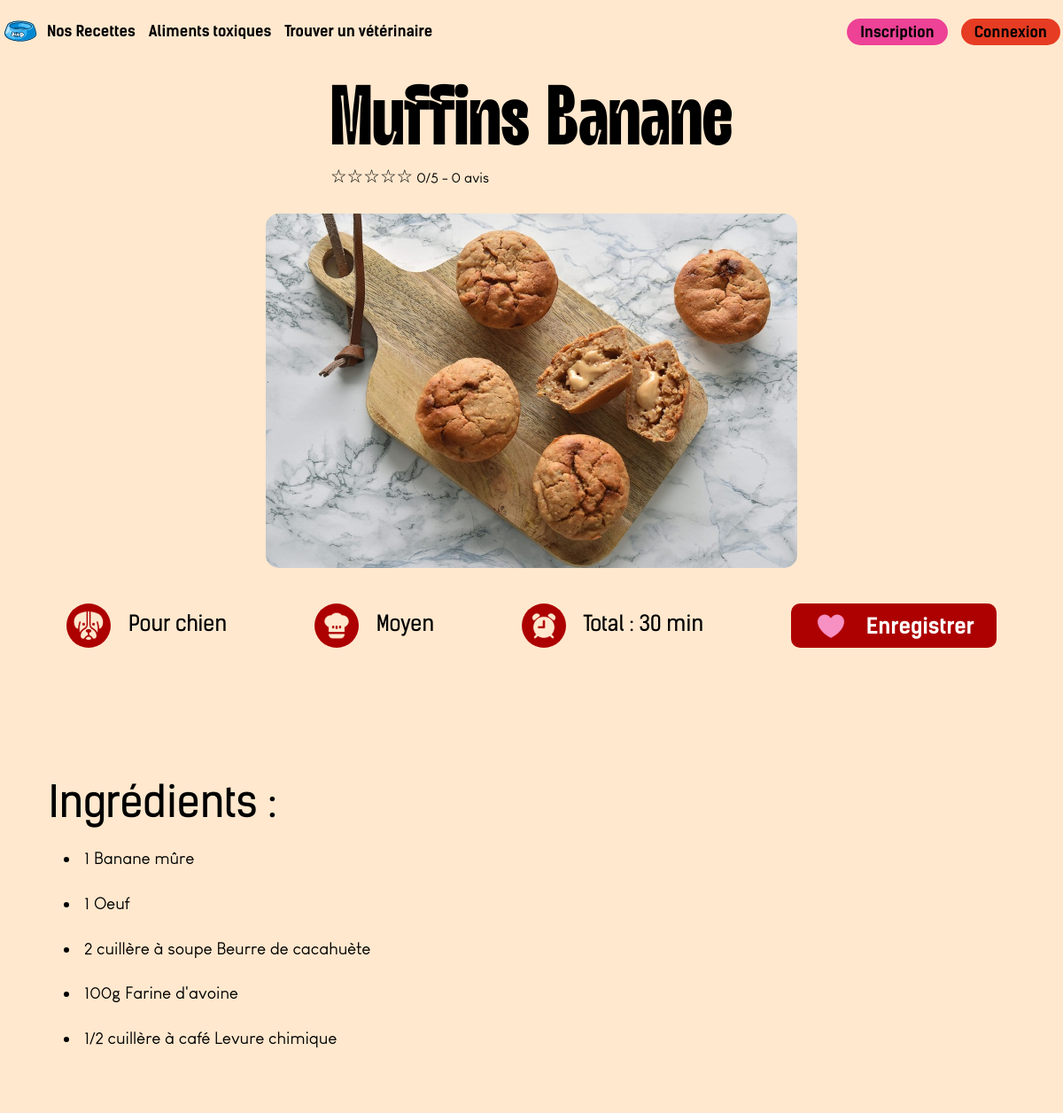
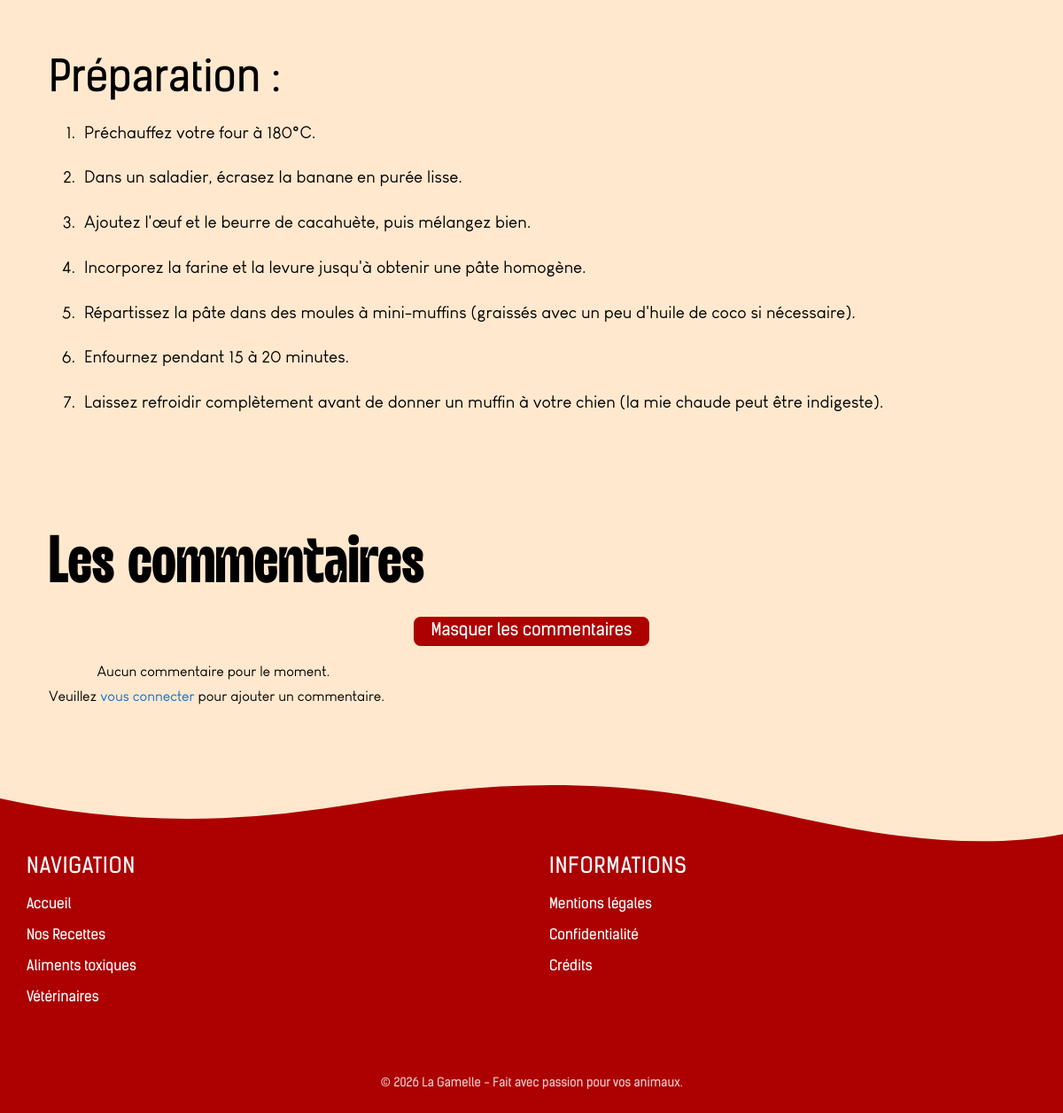
The app's page /vues/recette-detail.php?id=18 with its own data (2 pictures, top to bottom).
### tables this page shows
CREATE TABLE IF NOT EXISTS `recette` (
  `id_recette` int NOT NULL AUTO_INCREMENT,
  `nom_recette` varchar(50) NOT NULL,
  `contenu_recette` text NOT NULL,
  `image_recette` varchar(255) DEFAULT NULL,
  `temps` int NOT NULL,
  `categorie_recette` varchar(20) NOT NULL,
  `fk_utilisateur` int NOT NULL,
  `animal` varchar(5) NOT NULL,
  `niveau` int NOT NULL,
  PRIMARY KEY (`id_recette`)
);

CREATE TABLE IF NOT EXISTS `ingredient_recette` (
  `id` int NOT NULL AUTO_INCREMENT,
  `fk_recette` int NOT NULL,
  `fk_ingredient` int NOT NULL,
  `quantite` varchar(30) DEFAULT NULL,
  PRIMARY KEY (`id`)
);

CREATE TABLE IF NOT EXISTS `ingredient` (
  `id_ingredient` int NOT NULL AUTO_INCREMENT,
  `nom_ingredient` varchar(50) NOT NULL,
  PRIMARY KEY (`id_ingredient`)
);

### controleurs/recetteControleur.php (called while the page is built, shortened)
<?php
require_once __DIR__ . '/../modeles/recetteModele.php';
$is_detail_page = (basename($_SERVER['PHP_SELF']) === 'recette-detail.php');
if ($is_detail_page) {
    $id_recette = isset($_GET['id']) ? intval($_GET['id']) : 0;
    $recette = selectionRecette($db, $id_recette);
}
$ingredients = selectIngredients($db, $id_recette);
$commentaires = selectCommentaires($db, $id_recette);
?>

### modeles/recetteModele.php (called while the page is built, shortened)
<?php
function selectionRecette($db, $id_recette) {
    $query = $db->prepare("SELECT * FROM recette WHERE id_recette = ?");
    $query->execute([$id_recette]);
    return $query->fetch(PDO::FETCH_ASSOC);
}
function selectIngredients($db, $id_recette) {
    $stmtIng = $db->prepare("SELECT i.nom_ingredient, ir.quantite AS quantite_ingredient
                             FROM ingredient_recette ir
                             JOIN ingredient i ON ir.fk_ingredient = i.id_ingredient
                             WHERE ir.fk_recette = ?");
    $stmtIng->execute([$id_recette]);
    return $stmtIng->fetchAll(PDO::FETCH_ASSOC);
}
function selectCommentaires($db, $id_recette) {
    $stmtComments = $db->prepare("SELECT a.id_avis, a.commentaire, a.note, a.fk_utilisateur, u.pseudo
                                 FROM avis a
                                 JOIN utilisateur u ON a.fk_utilisateur = u.id_utilisateur
                                 WHERE a.fk_recette = ?
                                 ORDER BY a.id_avis DESC");
    $stmtComments->execute([$id_recette]);
    return $stmtComments->fetchAll(PDO::FETCH_ASSOC);
}
?>

### vues/recette-detail.php (the view, shortened to what this page needs)
<?php
include_once('../controleurs/recetteControleur.php');
$niveau = $recette['niveau'];
switch ($niveau) {
    case 2:
        $difficulte = "Moyen";
        break;
}
$moyenne = 0;
$totalCommentaires = count($commentaires);
?>
<!DOCTYPE html>
<html lang="fr">
<head>
    <link rel="stylesheet" href="../assets/css/style.css">
    <link rel="stylesheet" href="../assets/css/recette-detail.css">
</head>
<body>
    <header>
        <a href="../index.php" class="logo"><img src="../assets/images/logo.webp" alt="Retour à l'accueil"></a>
        <nav id="menu" aria-label="Navigation principale">
            <ul class="navbar">
                <li><a href="recette.php">Nos Recettes</a></li>
                <li><a href="alimentsdangereuxV.php">Aliments toxiques</a></li>
                <li><a href="index.php">Trouver un vétérinaire</a></li>
            </ul>
            <?php
            if (isset($_SESSION['id_utilisateur'])) {
                echo '<form action="recette.php" method="get" class="pc-only">
                <label for="recherche" class="sr-only">Recherchez une recette</label>
                <input type="search" name="recherche" placeholder="Recherchez une recette...">
            </form>';
                echo '<div class="compte pc-only">
                        <a href="profil.php?favoris"><img src="../assets/images/favorite-on.svg" alt="Voir mes favoris"></a>
                        <a href="profil.php"><img src="../assets/images/compte.svg" alt="Accéder à mon profil"></a>
                     </div>';
                echo '<div class="compte mobile-only">
                        <a href="profil.php?favoris">Favoris</a>
                        <a href="profil.php">Compte</a>
                        <a href="../deconnexion.php">Déconnexion</a>
                     </div>';
            } else {
                echo '<div class="connexion">
                        <a href="v-inscription.php">Inscription</a>
                        <a href="v-connexion.php">Connexion</a>
                    </div>';
            }
            ?>
        </nav>
    </header>
    <main>
        <section class="recipe-intro">
            <div class="title">
                <h1><?= htmlspecialchars($recette['nom_recette']) ?></h1>
                <div class="recipe-rating">
                    <span class="stars">
                        <?php
                        $noteEntiere = round($moyenne);
                        for ($i = 1; $i <= 5; $i++) {
                            if ($i <= $noteEntiere) {
                                echo '<span class="star active">★</span>';
                            } else {
                                echo '<span class="star">☆</span>';
                            }
                        }
                        ?>
                    </span>
                    <span>
                        <?= $moyenne ?>/5 - <?= $totalCommentaires ?> <?= $totalCommentaires > 1 ? 'avis' : 'avis' ?>
                    </span>
                </div>
            </div>
            <div class="recipe-visual">
                <img src="../assets/images/<?= $recette['image_recette'] ?>" alt="">
            </div>
            <div class="recipe-badges">
                <div class="badges">
                    <img src="../assets/images/<?= htmlspecialchars($recette['animal']) ?>.svg" alt="">
                    Pour <?= htmlspecialchars($recette['animal']) ?>
                </div>
                <div class="badges">
                    <img src="../assets/images/chef.svg" alt="">
                    <?= htmlspecialchars($difficulte) ?>
                </div>
                <div class="badges">
                    <img src="../assets/images/timer.svg" alt="">
                    Total : <?= $recette['temps'] ?> min
                </div>
                <button class="btn-save" data-recette="<?= $recette['id_recette'] ?>">
                    <img src="../assets/images/heart.svg" alt="">Enregistrer</button>
            </div>
        </section>
        <section class="ingredients">
            <h2>Ingrédients :</h2>
            <ul class="ingredients-list">
                <?php foreach ($ingredients as $ingredient): ?>
                    <li class="ingredient-item">
                        <?php if (!empty($ingredient['quantite_ingredient']) && $ingredient['quantite_ingredient'] !== '0'): ?>
                            <span class="ingredient-qty">
                                <?= htmlspecialchars($ingredient['quantite_ingredient']) ?>
                            </span>
                        <?php endif; ?>
                        <span class="ingredient-name">
                            <?= htmlspecialchars($ingredient['nom_ingredient']) ?>
                        </span>
                    </li>
                <?php endforeach; ?>
            </ul>
        </section>
        <section class="steps-section">
            <h2>Préparation :</h2>
            <div class="steps-content">
                <?php
                $instructions = explode("\n", $recette['contenu_recette']);
                echo "<ol>";
                foreach ($instructions as $step) {
                    if (trim($step) !== "") {
                        echo "<li>" . htmlspecialchars(trim($step)) . "</li>";
                    }
                }
                echo "</ol>";
                ?>
            </div>
        </section>
        <section class="comments">
            <h2>Les commentaires</h2>
            <button id="toggle-comments-btn">Masquer les commentaires</button>
            <div class="coms">
                <?php if (isset($commentaires) && !empty($commentaires)): ?>
                    <?php foreach ($commentaires as $com): ?>
                        <div class="com">
                            <div class="com-head">
                                <p><?= htmlspecialchars($com['pseudo']) ?> -
                                    <span class="stars">
                                        <?php
                                        $note = intval($com['note']);
                                        for ($i = 1; $i <= 5; $i++) {
                                            if ($i <= $note) {
                                                echo '<span class="star active">★</span>';
                                            } else {
                                                echo '<span class="star">☆</span>';
                                            }
                                        }
                                        ?>
                                    </span>
                                </p>
                            </div>
                            <div class="com-body">
                                <p><?= htmlspecialchars(string: $com['commentaire']) ?></p>
                            </div>
                        </div>
                    <?php endforeach; ?>
                <?php else: ?>
                    <p>Aucun commentaire pour le moment.</p>
                <?php endif; ?>
            </div>
            <?php if (isset($_SESSION['id_utilisateur'])): ?>
                <div class="commentaire">
                    <?php if (!empty($comment_message)): ?>
                        <p class="form-message"><?= htmlspecialchars($comment_message) ?></p>
                    <?php endif; ?>
                    <form method="POST" class="formulaire-avis">
                        <div class="form-group">
                            <label for="note">Note :</label><br>
                            <select id="note" name="note" required>
                                <option value="">Sélectionnez une note</option>
                                <option value="1">⭐ 1/5</option>
                                <option value="2">⭐⭐ 2/5</option>
                                <option value="3">⭐⭐⭐ 3/5</option>
                                <option value="4">⭐⭐⭐⭐ 4/5</option>
                                <option value="5">⭐⭐⭐⭐⭐ 5/5</option>
                            </select>
                        </div>
                        <div class="form-group">
                            <label for="commentaire">Votre commentaire :</label><br>
                            <textarea id="commentaire" name="commentaire"
                                placeholder="Partagez votre avis sur cette recette..." required></textarea>
                        </div>
                        <button type="submit" class="btn-submit">Poster votre commentaire</button>
                    </form>
                </div>
            <?php else: ?>
                <p class="login-required">Veuillez <a style="color: var(--bleu)" href="v-connexion.php">vous connecter</a>
                    pour ajouter un commentaire.</p>
            <?php endif; ?>
        </section>
    </main>
    <footer class="main-footer">
        <div class="footer-wave">
        </div>
        <div class="footer-container">
            <div class="footer-links">
                <h3>Navigation</h3>
                <ul>
                    <li><a href="index.php">Accueil</a></li>
                    <li><a href="recette.php">Nos Recettes</a></li>
                    <li><a href="alimentsdangereuxV.php">Aliments toxiques</a></li>
                    <li><a href="VeterinaireView.php">Vétérinaires</a></li>
                </ul>
            </div>
            <div class="footer-links">
                <h3>Informations</h3>
                <ul>
                    <li><a href="mentions-legales.php">Mentions légales</a></li>
                    <li><a href="mentions-legales.php#confidentialite">Confidentialité</a></li>
                    <li><a href="mentions-legales.php#credits">Crédits</a></li>
                </ul>
            </div>
        </div>
        <div class="footer-bottom">
            <p>&copy; 2026 La Gamelle - Fait avec passion pour vos animaux.</p>
        </div>
    </footer>
</body>
</html>

### assets/css/style.css (style rules this page uses)
:root { --beige: #FFE8CE; --rouge: #AD0000; --orange: #E63C23; --jaune: #FFBF35; --rose: #ED4296; --vert: #149353; --bleu: #116FD1; --noir: #010101; }
html { scrollbar-color: var(--noir) transparent; scrollbar-width: thin; scroll-behavior: smooth; }
* { margin: 0; padding: 0; box-sizing: border-box; }
body { background-color: var(--beige); font-family: 'Louis George Cafe', sans-serif; }
h1, h2, h3 { font-family: 'Nobulina', sans-serif; font-weight: normal; }
a { text-decoration: none; color: var(--noir); transition: all 0.3s ease; }
header { display: flex; justify-content: space-between; align-items: center; padding: 10px 3px; }
nav { position: fixed; z-index: 1001; inset: 0; background-color: var(--jaune); font-size: 1.5rem; display: flex; justify-content: center; flex-direction: column; gap: 30px; opacity: 0; visibility: hidden; pointer-events: none; }
nav a { color: var(--noir); position: relative; font-family: 'Kelson Sans', sans-serif; font-weight: bold; }
.navbar, .connexion, .compte.mobile-only { display: flex; align-items: center; flex-direction: column; gap: 30px; list-style: none; }
.burger img, .logo img { width: 40px; }
.logo img { transform: rotate(-0.01turn); cursor: pointer; }
h1 { font-size: 6rem; }
h2 { font-size: 3rem; }
footer { background-color: var(--rouge); font-family: 'Kelson Sans', sans-serif; font-size: 1.2rem; }
.main-footer { position: relative; padding-top: 60px; margin-top: 60px; color: #fff; text-align: center; }
.footer-wave { position: absolute; top: 0; left: 0; width: 100%; overflow: hidden; line-height: 0; }
.footer-wave svg { display: block; width: calc(100% + 1.3px); height: 40px; }
.footer-container { max-width: 1200px; margin: 0 auto; padding: 0 30px; display: flex; flex-direction: column; gap: 40px; }
.footer-links h3 { margin-bottom: 15px; font-size: 1.5rem; color: #fff; font-family: 'Kelson Sans', sans-serif; text-transform: uppercase; letter-spacing: 1px; }
.footer-links ul { list-style: none; padding: 0; }
.footer-links ul li { margin-bottom: 12px; }
.footer-links ul li a { text-decoration: none; color: #fff; font-size: 1rem; transition: color 0.3s ease; }
.footer-bottom { padding: 25px 20px; margin-top: 40px; border-top: 1.5px solid rgba(0, 0, 0, 0.05); font-size: 0.85rem; opacity: 0.8; text-align: center; }
@media (min-width: 768px) { .main-footer { text-align: left; padding-top: 80px; } }
@media (min-width: 768px) { .footer-wave svg { height: 70px; } }
@media (min-width: 768px) { .footer-container { flex-direction: row; justify-content: space-between; align-items: flex-start; } }
@media (min-width: 768px) { .footer-links { flex: 1; } }
@media (min-width: 850px) { header { flex-direction: row; justify-content: start; gap: 10px; } }
@media (min-width: 850px) { nav { background: transparent; position: static; font-size: 1rem; opacity: 1; visibility: visible; pointer-events: auto; transform: none; flex-direction: row; justify-content: space-between; align-items: center; width: 100%; } }
@media (min-width: 850px) { .navbar, .connexion { flex-direction: row; gap: 15px; } }
@media (min-width: 850px) { nav a { opacity: 1; transform: none; position: relative; } }
@media (min-width: 850px) { nav li { text-align: center; } }
@media (min-width: 850px) { .connexion a { background-color: var(--rose); padding: 5px 15px; border-radius: 20px; transition: all 0.3s ease; } }
@media (min-width: 850px) { .connexion a:nth-child(2) { background-color: var(--orange); } }
@media (min-width: 900px) { nav { font-size: 1.05rem; } }

### records on screen
recette: nom_recette "Muffins Banane", image_recette (picture), animal (picture), animal "chien", niveau "Moyen", temps "30", contenu_recette "Préchauffez votre four à 180°C.", contenu_recette "Dans un saladier, écrasez la banane en purée lisse.", contenu_recette "Ajoutez l'œuf et le beurre de cacahuète, puis mélangez bien.", contenu_recette "Incorporez la farine et la levure jusqu'à obtenir une pâte homogène.", contenu_recette "Répartissez la pâte dans des moules à mini-muffins (graissés avec un peu d'huile de coco si nécessaire).", contenu_recette "Enfournez pendant 15 à 20 minutes.", contenu_recette "Laissez refroidir complètement avant de donner un muffin à votre chien (la mie chaude peut être indigeste)."
ingredient_recette: quantite "1", fk_ingredient.nom_ingredient "Banane mûre"
ingredient_recette: quantite "1", fk_ingredient.nom_ingredient "Oeuf"
ingredient_recette: quantite "2 cuillère à soupe", fk_ingredient.nom_ingredient "Beurre de cacahuète"
ingredient_recette: quantite "100g", fk_ingredient.nom_ingredient "Farine d'avoine"
ingredient_recette: quantite "1/2 cuillère à café", fk_ingredient.nom_ingredient "Levure chimique"

### other values on screen
$moyenne "0"
$totalCommentaires "0"
